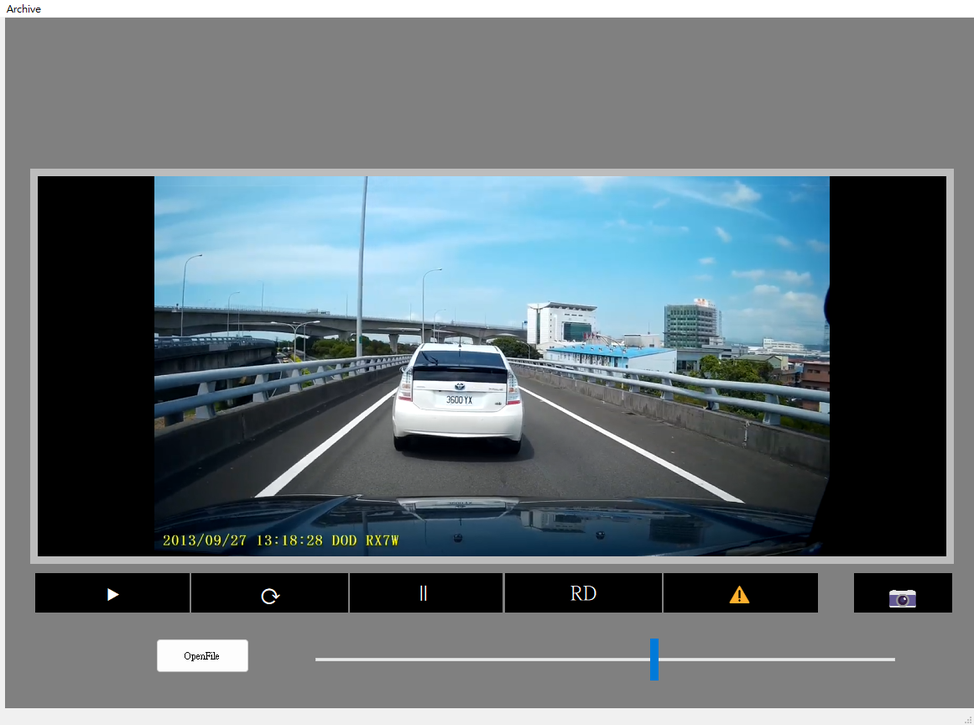
#> input picture 2023-10-04_00-38-53/1.png, 974 x 725 px, shrunk from 1161 x 864 before the run
$ python -i road_lane_dec.py   (imports and definitions only)
#> lines starting #> are read from the running program, lines starting #| are printed output that depends on the picture; after the words box and inside, x2 and y2 are one past the last pixel; in counts of white or black regions, pixels touching at a corner belong together
#> further down, picture is the input picture: shape (725, 974, 3); mean B, G, R 120.2, 114.5, 103.1
import cv2
import numpy as np
from shapely.geometry import LineString, Polygon

class RoadLaneDetect():
    def __init__(self):
        self.lowcanny = 60
        self.highcanny = 120
        self.hough_threshold = 220
        self.minlinelength = 120
        self.slope = 0.8

    def region_of_interest(self, img, vertices):
        mask = np.zeros_like(img)
        cv2.fillPoly(mask, vertices, 255)
        masked_img = cv2.bitwise_and(img, mask)
        return masked_img

    def merge_lines(self, lines, max_dist=50):
        merged_lines = []
        if lines is not None:
            if len(lines) > 0:
                prev_x1, prev_y1, prev_x2, prev_y2 = lines[0][0]
                for line in lines[1:]:
                    x1, y1, x2, y2 = line[0]
                    dist = np.sqrt((x1 - prev_x2) ** 2 + (y1 - prev_y2) ** 2)
                    if dist < max_dist:
                        prev_x2, prev_y2 = x2, y2
                    else:
                        merged_lines.append([(prev_x1, prev_y1, prev_x2, prev_y2)])
                        prev_x1, prev_y1, prev_x2, prev_y2 = x1, y1, x2, y2
                merged_lines.append([(prev_x1, prev_y1, prev_x2, prev_y2)])

        return merged_lines

    def filter_lines(self, lines, slope_threshold):
        filtered_lines = []

        if lines is not None:
            for line in lines:
                x1, y1, x2, y2 = line[0]

                if x2 - x1 != 0:
                    slope = (y2 - y1) / (x2 - x1)
                else:
                    slope = np.inf

                if abs(slope) > slope_threshold:
                    filtered_lines.append(line)

            return filtered_lines


    def detect(self, frame):
        # 預處理步驟，灰度化、高斯模糊、Canny邊緣檢測等
        gray = cv2.cvtColor(frame, cv2.COLOR_BGR2GRAY)
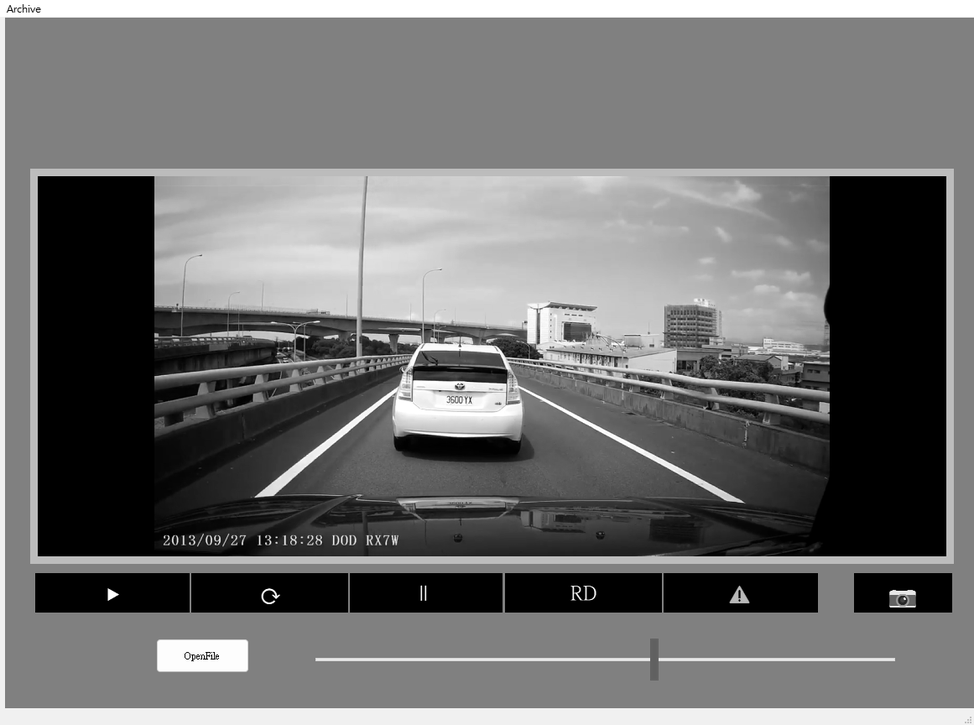
#> gray: shape (725, 974); min 0, max 255, mean 111.7
        blurred = cv2.GaussianBlur(gray, (5, 5), 0)

        # 調整對比度和亮度
        alpha = 1.5  # 控制對比度
        beta = 30    # 控制亮度
        adjusted = cv2.convertScaleAbs(blurred, alpha=alpha, beta=beta)
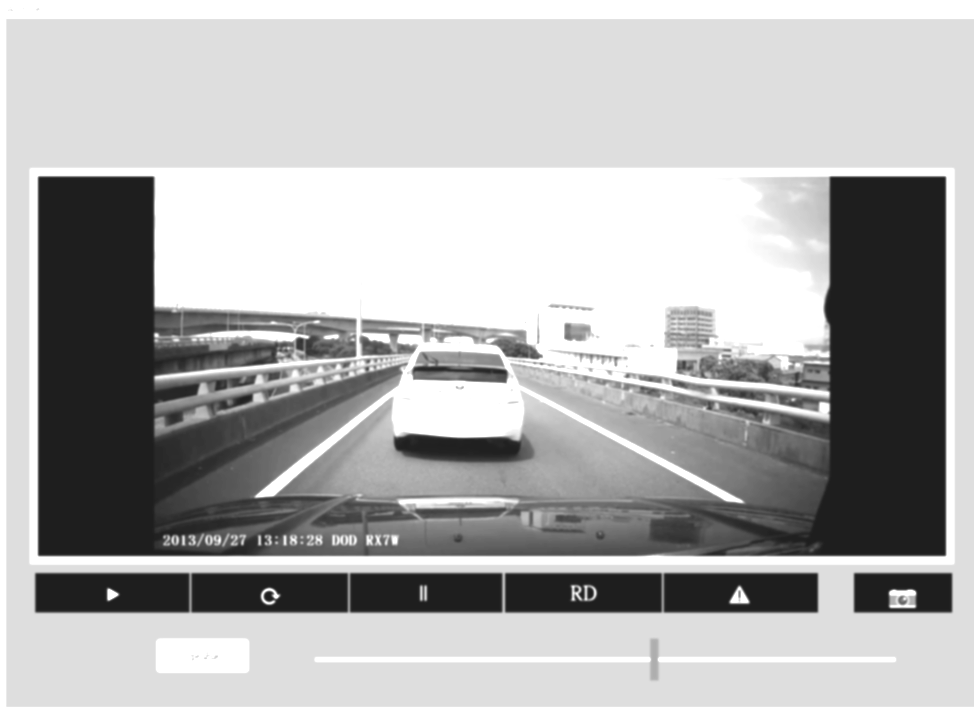
#> adjusted: shape (725, 974); min 30, max 255, mean 178.3

        edges = cv2.Canny(adjusted, self.lowcanny, self.highcanny)
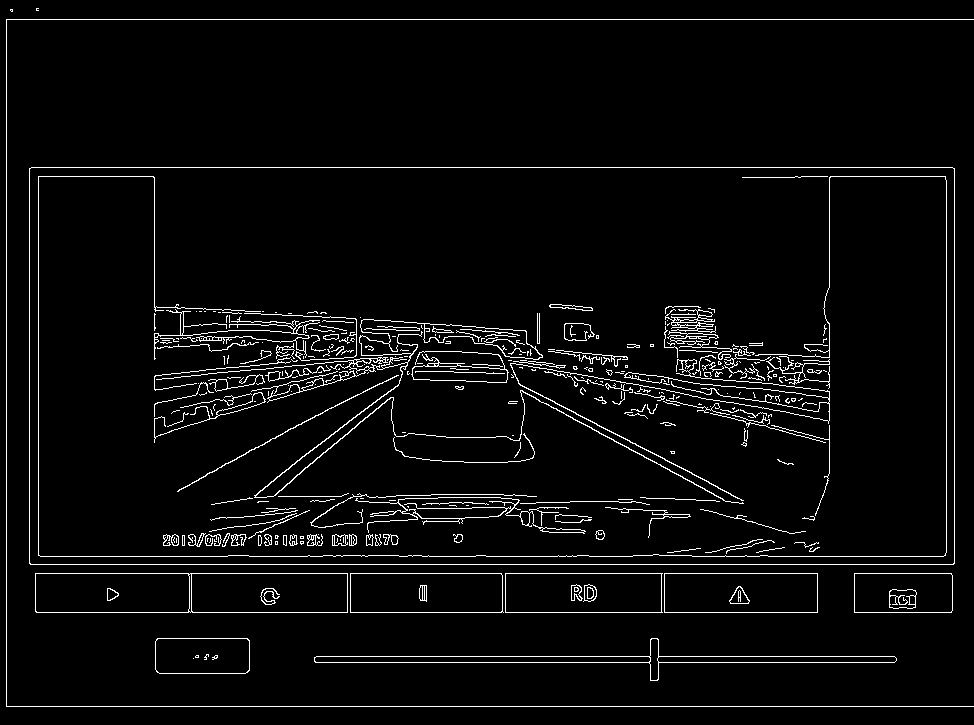
#> edges: shape (725, 974); 4% white in thin lines or dots
        #cv2.imshow('edge',edges)

        # 選擇感興趣的區域
        height, width = frame.shape[:2]
#> height = 725; width = 974
        roi_vertices = [(0, height), (width, height), (width, height // 2), (0, height // 2)]
        roi_edges = self.region_of_interest(edges, np.array([roi_vertices], np.int32))
#> in region_of_interest, `cv2.fillPoly(mask, vertices, 255)`:
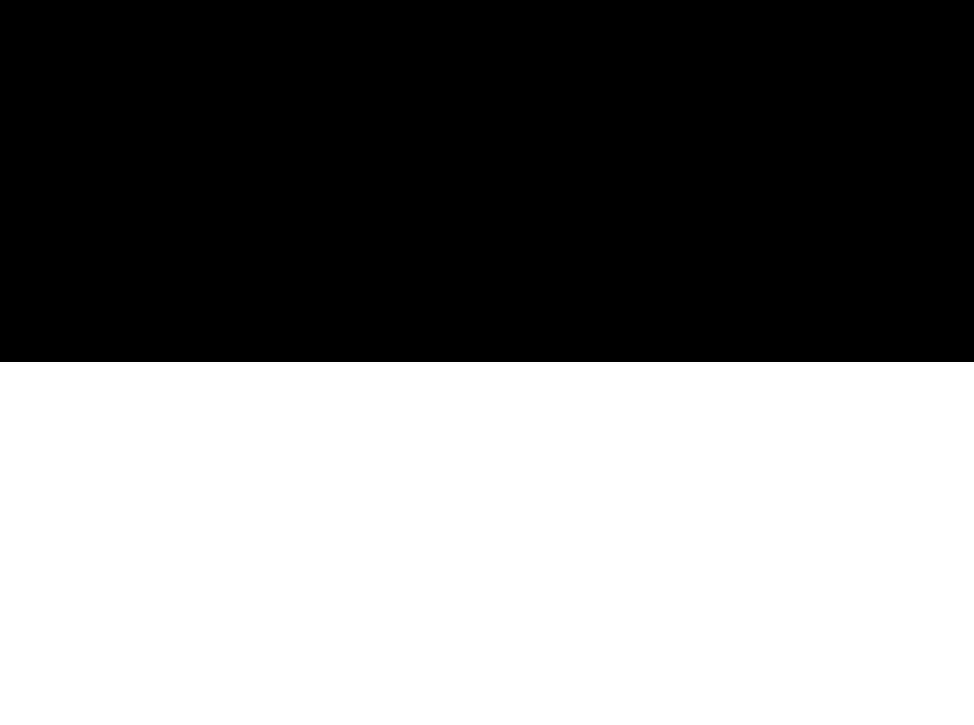
#> mask: shape (725, 974); 50.1% white; 1 black region, box (x1, y1, x2, y2) and area: (0, 0, 974, 362) 352588
#> in region_of_interest, `masked_img = cv2.bitwise_and(img, mask)`:
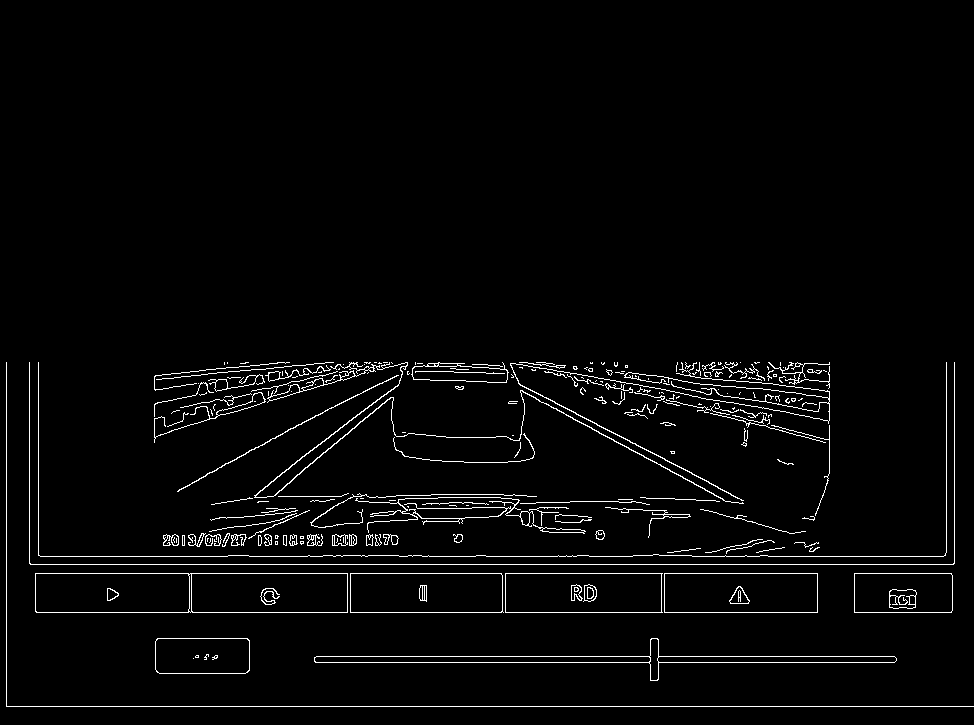
#> masked_img: shape (725, 974); 2.7% white in thin lines or dots, all inside (x1, y1, x2, y2) = (6, 362, 974, 707)

        # 新增中下方矩形 ROI 區域
        bottom_roi = np.array([[(width//4, height-50),(width//2, height *3//4), ((width*3)//4, height-50)]], np.int32)
#> bottom_roi = [[243, 675], [487, 543], [730, 675]]

        # 霍夫變換來偵測直線
        lines = cv2.HoughLinesP(roi_edges, 1, np.pi / 180, threshold=self.hough_threshold, minLineLength=self.minlinelength, maxLineGap=50)
#> lines = [[6, 564, 953, 564], [6, 706, 973, 706], [6, 612, 951, 612], [6, 573, 951, 573], [6, 556, 632, 556], [315, 662, 894, 662], [316, 656, 894, 656], [6, 705, 6, 362]]

        # 使用斜率篩選
        filtered_lines = self.filter_lines(lines, slope_threshold=self.slope)
#> the loop in filter_lines, `for line in lines:` made 8 passes
#> (x1, y1, x2, y2, slope) on passes 1 to 8: (6, 564, 953, 564, 0), (6, 706, 973, 706, 0), (6, 612, 951, 612, 0), (6, 573, 951, 573, 0), (6, 556, 632, 556, 0), (315, 662, 894, 662, 0), (316, 656, 894, 656, 0), (6, 705, 6, 362, inf)
#> after the loop in filter_lines, `for line in lines:`: filtered_lines = [[[6, 705, 6, 362]]]
#> filtered_lines = [[[6, 705, 6, 362]]]

        # 合併虛線
        merged_lines = self.merge_lines(filtered_lines)
#> in merge_lines, `prev_x1, prev_y1, prev_x2, prev_y2 = lines[0][0]`: prev_x1 = 6; prev_y1 = 705; prev_x2 = 6; prev_y2 = 362
#> after the loop in merge_lines, `for line in lines[1:]:`: merged_lines = []
#> merged_lines = [[(6, 705, 6, 362)]]
        return bottom_roi, merged_lines

>>> import cv2
>>> picture = cv2.imread('2023-10-04_00-38-53/1.png')
>>> result = RoadLaneDetect().detect(picture)
